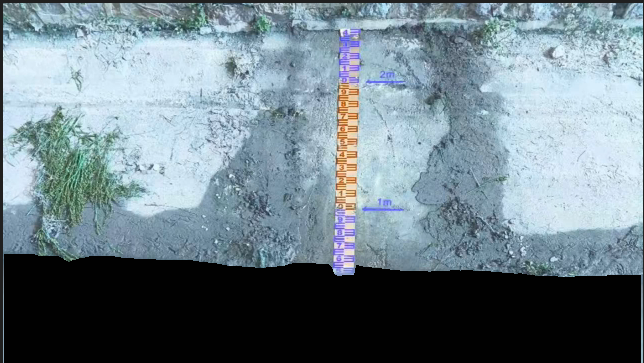
#> input picture fitwater.png, 644 x 363 px
$ python fitwater.py
#> lines starting #> are read from the running program, lines starting #| are printed output that depends on the picture; after the words box and inside, x2 and y2 are one past the last pixel; in counts of white or black regions, pixels touching at a corner belong together
import cv2
import numpy as np


#=====================================================生成水面掩码=====================================================
# 读取第二张图（包含水面）
img_water = cv2.imread("fitwater.png")
#> img_water is the input picture: shape (363, 644, 3); mean B, G, R 138.2, 129.3, 112.1

# 转换为HSV空间便于分离黑色区域
hsv = cv2.cvtColor(img_water, cv2.COLOR_BGR2HSV)
#> hsv: shape (363, 644, 3); mean H, S, V 71.1, 40, 139.6

# 定义黑色范围 (V通道值低)
lower_black = np.array([0, 0, 0])
upper_black = np.array([180, 50, 40])

# 创建水面掩码
mask = cv2.inRange(hsv, lower_black, upper_black)
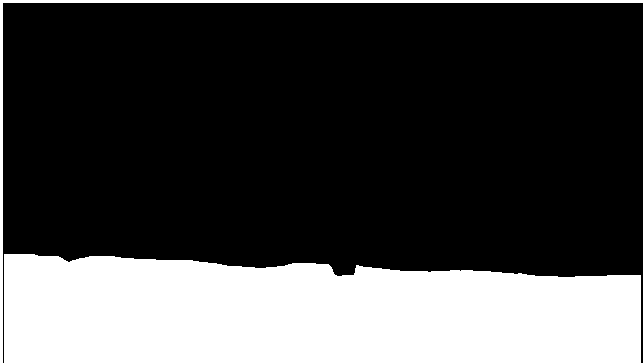
#> mask: shape (363, 644); 27.7% white; 2 white regions, box (x1, y1, x2, y2) and area: (4, 254, 641, 363) 61486, (0, 0, 644, 363) 3372

# 形态学操作优化掩码
kernel = np.ones((7,7), np.uint8)
mask = cv2.morphologyEx(mask, cv2.MORPH_CLOSE, kernel,iterations=2)  # 填充小孔洞
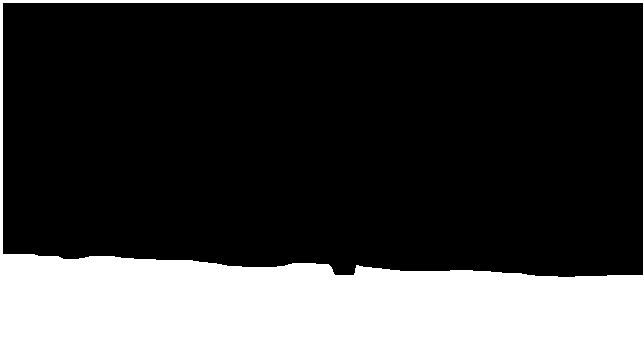
#> mask: shape (363, 644); 27.9% white; 1 white region, box (x1, y1, x2, y2) and area: (0, 0, 644, 363) 65187
mask = cv2.morphologyEx(mask, cv2.MORPH_OPEN, kernel,iterations=2)   # 移除小噪点
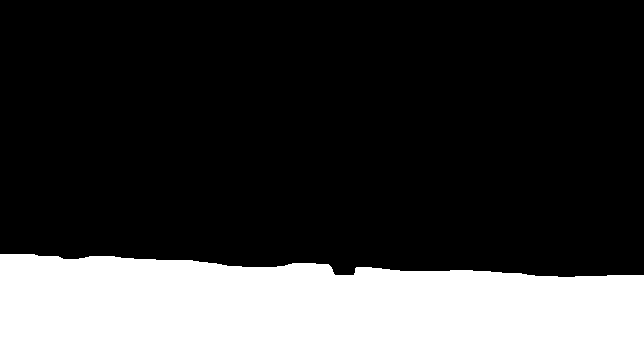
#> mask: shape (363, 644); 26.6% white; 1 white region, box (x1, y1, x2, y2) and area: (0, 254, 644, 363) 62220

num_labels, labels, stats, centroids = cv2.connectedComponentsWithStats(mask, connectivity=8)
#> num_labels = 2; stats = [[0, 0, 644, 277, 171552], [0, 254, 644, 109, 62220]]; centroids = [[326.3, 132.8], [308.3, 313.9]]
max_area = 0
main_label = 1

# 寻找最大连通域（水面主体）
for i in range(1, num_labels):
    area = stats[i, cv2.CC_STAT_AREA]
    if area > max_area:
        max_area = area
        main_label = i
#> this loop made 1 pass
#> (area, max_area) on pass 1: (62220, 62220)
#> after the loop, main_label = 1; max_area = 62220

clean_mask = np.zeros_like(mask)
clean_mask[labels == main_label] = 255

# 裁剪顶部干扰（假设水面在图像下半部）
height, width = clean_mask.shape
clean_mask[0:int(height*0.25), :] = 0

# 保存水面掩码(测试)
cv2.imwrite("./water_mask.png", clean_mask)


#=====================================================计算斜率=====================================================
# 读取第一张图（包含尺度线）
img_scale = cv2.imread("fitwater.png")

# 预处理
gray = cv2.cvtColor(img_scale, cv2.COLOR_BGR2GRAY)
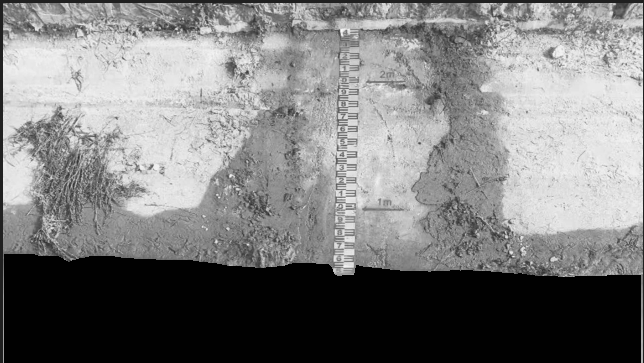
#> gray: shape (363, 644); min 1, max 251, mean 125.1
edges = cv2.Canny(gray, 50, 150)
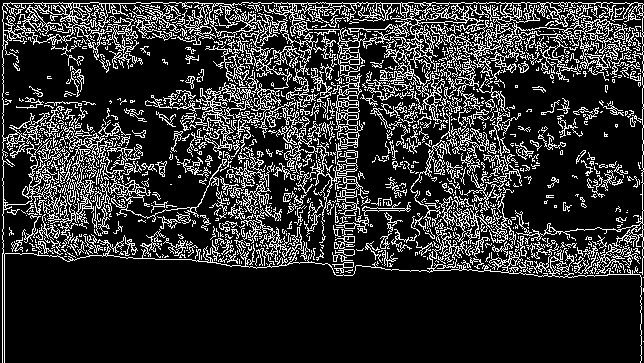
#> edges: shape (363, 644); 18.8% white in thin lines or dots

# 检测直线
lines = cv2.HoughLinesP(edges, 1, np.pi/180, 100, minLineLength=100, maxLineGap=10)
#> lines = 172 rows, first 6: [163, 3, 642, 3], [31, 206, 166, 162], [258, 32, 642, 39], [427, 43, 557, 47], [241, 29, 534, 29], [2, 21, 272, 17]

# 计算所有直线的平均斜率
slopes = []
for line in lines:
    x1, y1, x2, y2 = line[0]
    if abs(x2 - x1) > 10:  # 避免垂直线
        slope = (y2 - y1) / (x2 - x1)
        slopes.append(slope)
#> this loop made 172 passes
#> (x1, y1, x2, y2, slope) on passes 1 to 12: (163, 3, 642, 3, 0), (31, 206, 166, 162, -0.326), (258, 32, 642, 39, 0.0182), (427, 43, 557, 47, 0.0308), (241, 29, 534, 29, 0), (2, 21, 272, 17, -0.0148), (3, 10, 240, 10, 0), (3, 5, 176, 8, 0.0173), (365, 246, 491, 244, -0.0159), (399, 48, 642, 61, 0.0535), (128, 16, 271, 16, 0), (183, 126, 363, 95, -0.172)
#> after the loop, slopes = 168 values, max 0.593 at index 91, min -0.404 at index 140, mean -0.00967

# 取中值作为参考斜率
k_ref = np.median(slopes)
#> k_ref = 0.015
print(f"检测到尺度线斜率: {k_ref:.4f}")
#| 检测到尺度线斜率: 0.0150

#=====================拟合=========================================
# 提取水面上边界点
boundary_points = []
height, width = clean_mask.shape
for x in range(width):
    col = clean_mask[:, x]  # 使用过滤后的掩码
    y_positions = np.where(col == 255)[0]
    if len(y_positions) > 0:
        # 改进6：添加高度过滤，防止提取顶部点
        y_top = np.min(y_positions)
        if y_top > height * 0.3:  # 只取图像高度30%以下的点
            boundary_points.append([x, y_top])

# 转换为NumPy数组
points = np.array(boundary_points)

if len(points) > 0:
    median_y = np.median(points[:, 1])
    points = points[points[:, 1] < median_y + 50]  # 只保留上半部分点

# 拟合水面线 (固定斜率k_ref)
x_vals = points[:, 0]
y_vals = points[:, 1]
b = np.mean(y_vals - k_ref * x_vals)  # 最小二乘解
#> b = 261.6

# 在原图上绘制结果
result_img = img_water.copy()
y_start = int(k_ref * 0 + b)
#> y_start = 261
y_end = int(k_ref * result_img.shape[1] + b)
#> y_end = 271
cv2.line(result_img, (0, y_start), (result_img.shape[1], y_end), (0, 255, 0), 2)
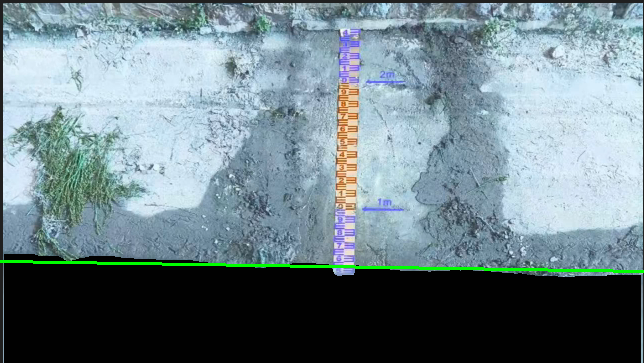
#> result_img: shape (363, 644, 3); 0.83% of pixels changed, all inside (x1, y1, x2, y2) = (0, 260, 644, 273)

# 添加可视化点（调试用）
for pt in points:
    cv2.circle(result_img, (int(pt[0]), int(pt[1])), 2, (0, 0, 255), -1)  # 红色点标记边界点
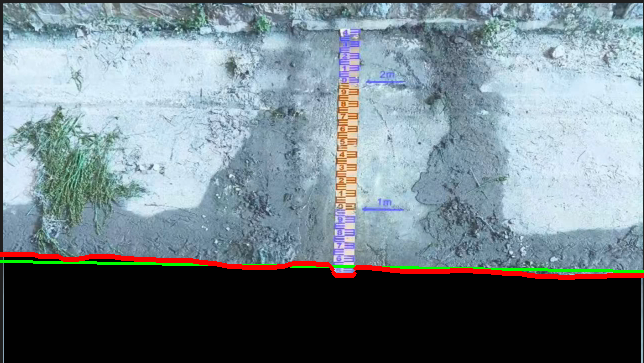
#> result_img: shape (363, 644, 3); 1.39% of pixels changed, all inside (x1, y1, x2, y2) = (0, 252, 644, 280)

# 保存并显示
cv2.imwrite("./result_with_line.png", result_img)
